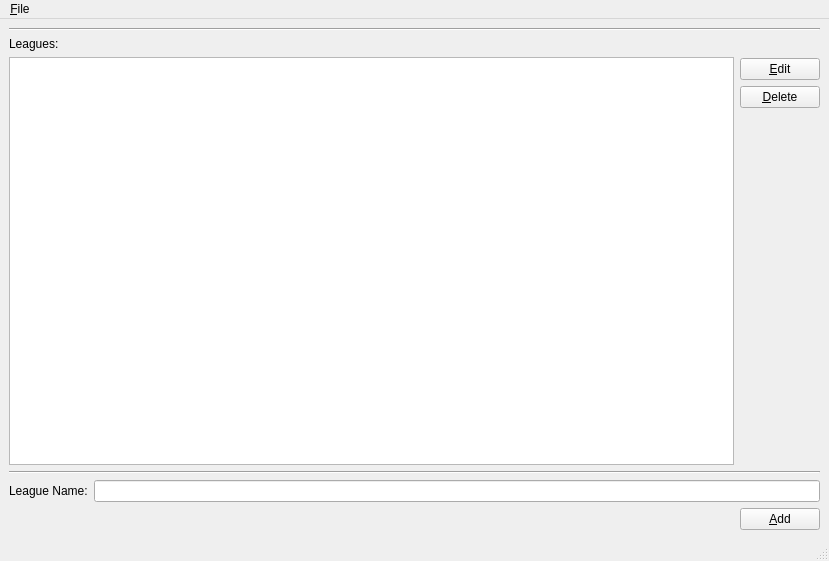
<?xml version="1.0" encoding="UTF-8"?>
<ui version="4.0">
 <class>MainWindow</class>
 <widget class="QMainWindow" name="MainWindow">
  <property name="geometry">
   <rect>
    <x>0</x>
    <y>0</y>
    <width>829</width>
    <height>561</height>
   </rect>
  </property>
  <property name="windowTitle">
   <string>League Manager</string>
  </property>
  <widget class="QWidget" name="centralwidget">
   <layout class="QVBoxLayout" name="verticalLayout_3">
    <item>
     <widget class="Line" name="line">
      <property name="orientation">
       <enum>Qt::Horizontal</enum>
      </property>
     </widget>
    </item>
    <item>
     <layout class="QHBoxLayout" name="horizontalLayout">
      <item>
       <layout class="QVBoxLayout" name="verticalLayout_2">
        <item>
         <widget class="QLabel" name="lbl_leagues">
          <property name="text">
           <string>Leagues:</string>
          </property>
         </widget>
        </item>
        <item>
         <widget class="QListWidget" name="list_widget_leagues"/>
        </item>
       </layout>
      </item>
      <item>
       <layout class="QVBoxLayout" name="verticalLayout">
        <item>
         <spacer name="verticalSpacer">
          <property name="orientation">
           <enum>Qt::Vertical</enum>
          </property>
          <property name="sizeHint" stdset="0">
           <size>
            <width>20</width>
            <height>40</height>
           </size>
          </property>
         </spacer>
        </item>
        <item>
         <widget class="QPushButton" name="btn_edit">
          <property name="focusPolicy">
           <enum>Qt::StrongFocus</enum>
          </property>
          <property name="text">
           <string>&amp;Edit</string>
          </property>
         </widget>
        </item>
        <item>
         <widget class="QPushButton" name="btn_delete">
          <property name="focusPolicy">
           <enum>Qt::StrongFocus</enum>
          </property>
          <property name="text">
           <string>&amp;Delete</string>
          </property>
         </widget>
        </item>
        <item>
         <spacer name="verticalSpacer_18">
          <property name="orientation">
           <enum>Qt::Vertical</enum>
          </property>
          <property name="sizeHint" stdset="0">
           <size>
            <width>20</width>
            <height>40</height>
           </size>
          </property>
         </spacer>
        </item>
        <item>
         <spacer name="verticalSpacer_17">
          <property name="orientation">
           <enum>Qt::Vertical</enum>
          </property>
          <property name="sizeHint" stdset="0">
           <size>
            <width>20</width>
            <height>40</height>
           </size>
          </property>
         </spacer>
        </item>
        <item>
         <spacer name="verticalSpacer_16">
          <property name="orientation">
           <enum>Qt::Vertical</enum>
          </property>
          <property name="sizeHint" stdset="0">
           <size>
            <width>20</width>
            <height>40</height>
           </size>
          </property>
         </spacer>
        </item>
        <item>
         <spacer name="verticalSpacer_15">
          <property name="orientation">
           <enum>Qt::Vertical</enum>
          </property>
          <property name="sizeHint" stdset="0">
           <size>
            <width>20</width>
            <height>40</height>
           </size>
          </property>
         </spacer>
        </item>
        <item>
         <spacer name="verticalSpacer_14">
          <property name="orientation">
           <enum>Qt::Vertical</enum>
          </property>
          <property name="sizeHint" stdset="0">
           <size>
            <width>20</width>
            <height>40</height>
           </size>
          </property>
         </spacer>
        </item>
        <item>
         <spacer name="verticalSpacer_13">
          <property name="orientation">
           <enum>Qt::Vertical</enum>
          </property>
          <property name="sizeHint" stdset="0">
           <size>
            <width>20</width>
            <height>40</height>
           </size>
          </property>
         </spacer>
        </item>
        <item>
         <spacer name="verticalSpacer_12">
          <property name="orientation">
           <enum>Qt::Vertical</enum>
          </property>
          <property name="sizeHint" stdset="0">
           <size>
            <width>20</width>
            <height>40</height>
           </size>
          </property>
         </spacer>
        </item>
        <item>
         <spacer name="verticalSpacer_11">
          <property name="orientation">
           <enum>Qt::Vertical</enum>
          </property>
          <property name="sizeHint" stdset="0">
           <size>
            <width>20</width>
            <height>40</height>
           </size>
          </property>
         </spacer>
        </item>
        <item>
         <spacer name="verticalSpacer_10">
          <property name="orientation">
           <enum>Qt::Vertical</enum>
          </property>
          <property name="sizeHint" stdset="0">
           <size>
            <width>20</width>
            <height>40</height>
           </size>
          </property>
         </spacer>
        </item>
        <item>
         <spacer name="verticalSpacer_9">
          <property name="orientation">
           <enum>Qt::Vertical</enum>
          </property>
          <property name="sizeHint" stdset="0">
           <size>
            <width>20</width>
            <height>40</height>
           </size>
          </property>
         </spacer>
        </item>
        <item>
         <spacer name="verticalSpacer_8">
          <property name="orientation">
           <enum>Qt::Vertical</enum>
          </property>
          <property name="sizeType">
           <enum>QSizePolicy::Expanding</enum>
          </property>
          <property name="sizeHint" stdset="0">
           <size>
            <width>20</width>
            <height>40</height>
           </size>
          </property>
         </spacer>
        </item>
        <item>
         <spacer name="verticalSpacer_7">
          <property name="orientation">
           <enum>Qt::Vertical</enum>
          </property>
          <property name="sizeHint" stdset="0">
           <size>
            <width>20</width>
            <height>40</height>
           </size>
          </property>
         </spacer>
        </item>
        <item>
         <spacer name="verticalSpacer_6">
          <property name="orientation">
           <enum>Qt::Vertical</enum>
          </property>
          <property name="sizeHint" stdset="0">
           <size>
            <width>20</width>
            <height>40</height>
           </size>
          </property>
         </spacer>
        </item>
        <item>
         <spacer name="verticalSpacer_5">
          <property name="orientation">
           <enum>Qt::Vertical</enum>
          </property>
          <property name="sizeHint" stdset="0">
           <size>
            <width>20</width>
            <height>40</height>
           </size>
          </property>
         </spacer>
        </item>
        <item>
         <spacer name="verticalSpacer_4">
          <property name="orientation">
           <enum>Qt::Vertical</enum>
          </property>
          <property name="sizeHint" stdset="0">
           <size>
            <width>20</width>
            <height>40</height>
           </size>
          </property>
         </spacer>
        </item>
        <item>
         <spacer name="verticalSpacer_3">
          <property name="orientation">
           <enum>Qt::Vertical</enum>
          </property>
          <property name="sizeHint" stdset="0">
           <size>
            <width>20</width>
            <height>40</height>
           </size>
          </property>
         </spacer>
        </item>
        <item>
         <spacer name="verticalSpacer_2">
          <property name="orientation">
           <enum>Qt::Vertical</enum>
          </property>
          <property name="sizeHint" stdset="0">
           <size>
            <width>20</width>
            <height>40</height>
           </size>
          </property>
         </spacer>
        </item>
       </layout>
      </item>
     </layout>
    </item>
    <item>
     <widget class="Line" name="line_2">
      <property name="orientation">
       <enum>Qt::Horizontal</enum>
      </property>
     </widget>
    </item>
    <item>
     <layout class="QFormLayout" name="formLayout">
      <property name="fieldGrowthPolicy">
       <enum>QFormLayout::ExpandingFieldsGrow</enum>
      </property>
      <item row="0" column="0">
       <widget class="QLabel" name="lbl_add_league">
        <property name="text">
         <string>League Name:</string>
        </property>
        <property name="buddy">
         <cstring>line_edit_league_name</cstring>
        </property>
       </widget>
      </item>
      <item row="0" column="1">
       <widget class="QLineEdit" name="line_edit_league_name"/>
      </item>
      <item row="1" column="0" colspan="2">
       <layout class="QHBoxLayout" name="horizontalLayout_2">
        <item>
         <spacer name="horizontalSpacer">
          <property name="orientation">
           <enum>Qt::Horizontal</enum>
          </property>
          <property name="sizeHint" stdset="0">
           <size>
            <width>40</width>
            <height>20</height>
           </size>
          </property>
         </spacer>
        </item>
        <item>
         <widget class="QPushButton" name="btn_add">
          <property name="focusPolicy">
           <enum>Qt::StrongFocus</enum>
          </property>
          <property name="text">
           <string>   &amp;Add   </string>
          </property>
         </widget>
        </item>
       </layout>
      </item>
     </layout>
    </item>
   </layout>
  </widget>
  <widget class="QMenuBar" name="menubar">
   <property name="geometry">
    <rect>
     <x>0</x>
     <y>0</y>
     <width>829</width>
     <height>24</height>
    </rect>
   </property>
   <property name="defaultUp">
    <bool>false</bool>
   </property>
   <property name="nativeMenuBar">
    <bool>false</bool>
   </property>
   <widget class="QMenu" name="menuFile">
    <property name="title">
     <string>&amp;File</string>
    </property>
    <addaction name="action_load"/>
    <addaction name="action_save"/>
    <addaction name="separator"/>
    <addaction name="action_quit"/>
   </widget>
   <addaction name="menuFile"/>
  </widget>
  <widget class="QStatusBar" name="statusbar"/>
  <action name="action_load">
   <property name="text">
    <string>&amp;Load</string>
   </property>
  </action>
  <action name="action_save">
   <property name="text">
    <string>&amp;Save</string>
   </property>
  </action>
  <action name="action_quit">
   <property name="text">
    <string>&amp;Quit</string>
   </property>
  </action>
 </widget>
 <tabstops>
  <tabstop>line_edit_league_name</tabstop>
  <tabstop>btn_add</tabstop>
  <tabstop>btn_edit</tabstop>
  <tabstop>btn_delete</tabstop>
  <tabstop>list_widget_leagues</tabstop>
 </tabstops>
 <resources/>
 <connections/>
</ui>
